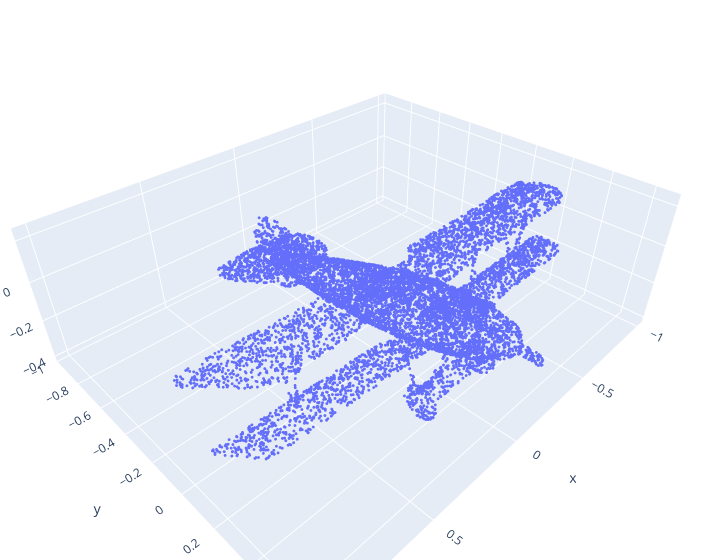

The cell this chart's notebook holds for it:
### Code cell
show_3d_plot(plane_01)

### Figure 1 — Plotly figure (JSON) as saved in the notebook; plotly's stock layout.template omitted (floating-point values rounded to 4 significant figures; data arrays with more than 128 entries replaced by an {"elided": "..."} marker saying what was removed)
{"data": [{"hovertemplate": "x=%{x}<br>y=%{y}<br>z=%{z}<extra></extra>", "legendgroup": "", "marker": {"color": "#636efa", "size": 1, "symbol": "circle"}, "mode": "markers", "name": "", "scene": "scene", "showlegend": false, "type": "scatter3d", "x": {"elided": "10000 float values"}, "y": {"elided": "10000 float values"}, "z": {"elided": "10000 float values"}}], "layout": {"legend": {"tracegroupgap": 0}, "margin": {"b": 0, "l": 0, "r": 0, "t": 0}, "scene": {"domain": {"x": [0, 1], "y": [0, 1]}, "xaxis": {"title": {"text": "x"}}, "yaxis": {"title": {"text": "y"}}, "zaxis": {"title": {"text": "z"}}}, "width": 720}}
